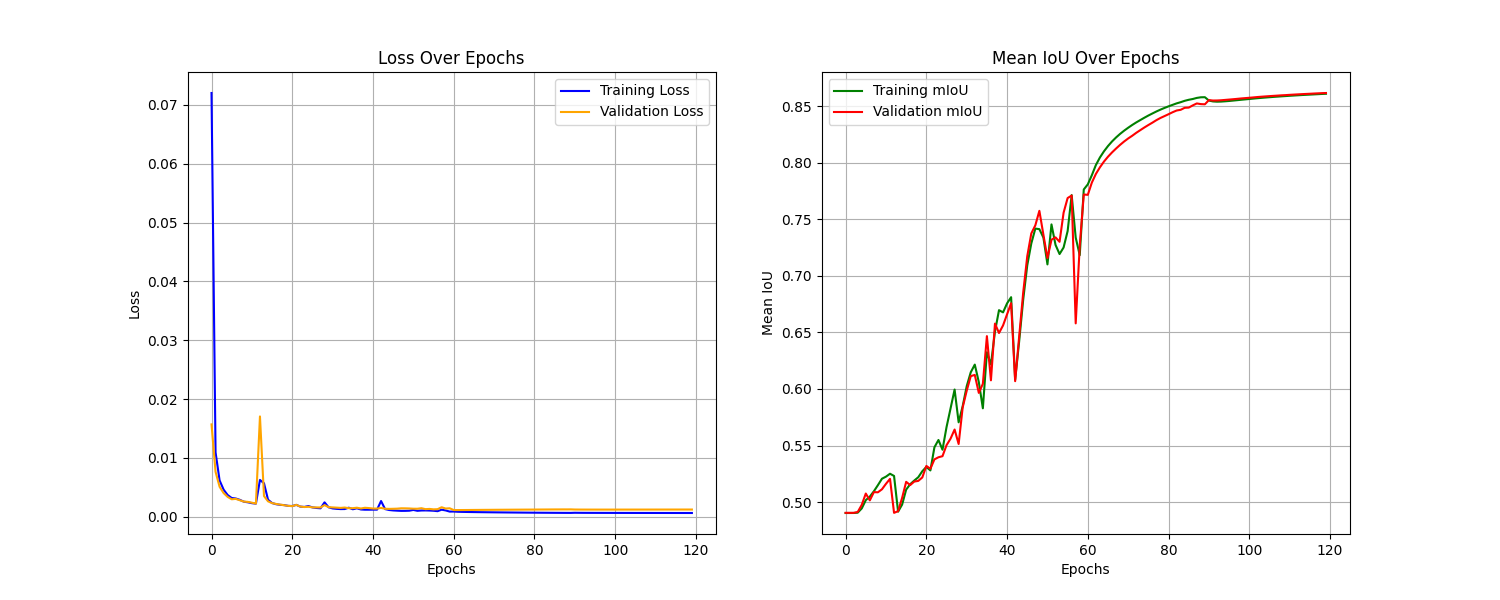

This chart was generated by the following Python code:
import matplotlib.pyplot as plt
import numpy as np

train_loss_history = np.load("train_loss.npy")
val_loss_history = np.load("val_loss.npy")
train_miou_history = np.load("train_accu.npy")
val_miou_history = np.load("val_accu.npy")

fig, (ax1, ax2) = plt.subplots(1, 2, figsize=(15, 6))

ax1.plot(train_loss_history, label="Training Loss", color="blue")
ax1.plot(val_loss_history, label="Validation Loss", color="orange")
ax1.set_title("Loss Over Epochs")
ax1.set_xlabel("Epochs")
ax1.set_ylabel("Loss")
ax1.legend()
ax1.grid(True)

ax2.plot(train_miou_history, label="Training mIoU", color="green")
ax2.plot(val_miou_history, label="Validation mIoU", color="red")
ax2.set_title("Mean IoU Over Epochs")
ax2.set_xlabel("Epochs")
ax2.set_ylabel("Mean IoU")
ax2.legend()
ax2.grid(True)

plt.show()
